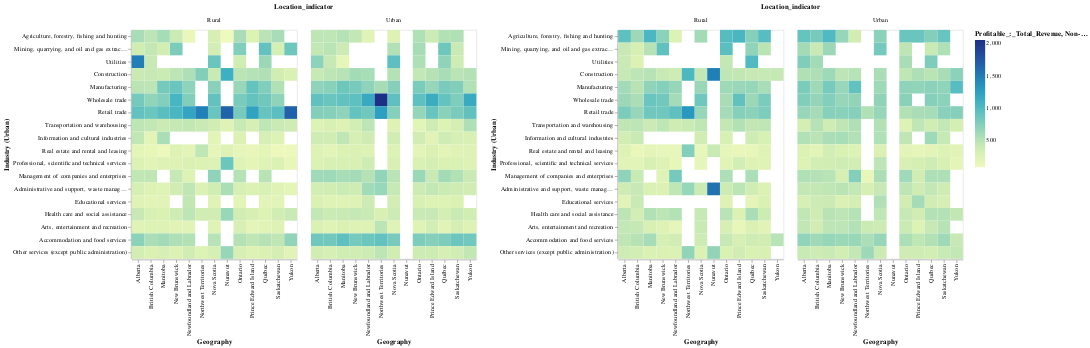

Source (notebook cell):
### Code cell
top_ind_sb_prof_Geo_avgrev | top_ind_sb_nonprof_Geo_avgrev

### Figure 1 — Vega-Lite specification as saved in the notebook (floating-point values rounded to 4 significant figures; data arrays with more than 128 entries replaced by an {"elided": "..."} marker saying what was removed)
{"config": {"view": {"continuousWidth": 400, "continuousHeight": 300}}, "hconcat": [{"facet": {"type": "nominal", "field": "Location_indicator"}, "spec": {"mark": "rect", "encoding": {"color": {"type": "quantitative", "field": "Profitable_:_Total_Revenue"}, "size": {"type": "quantitative", "field": "Profitable_:_Total_Revenue"}, "x": {"type": "ordinal", "field": "Geography"}, "y": {"type": "nominal", "field": "North_American_Industry_Classification_System_NAICS", "sort": "-x", "title": "Industry (Urban)"}}}}, {"facet": {"type": "nominal", "field": "Location_indicator"}, "spec": {"mark": "rect", "encoding": {"color": {"type": "quantitative", "field": "Non-profitable_:_Total_Revenue"}, "size": {"type": "quantitative", "field": "Non-profitable_:_Total_Revenue"}, "x": {"type": "ordinal", "field": "Geography"}, "y": {"type": "nominal", "field": "North_American_Industry_Classification_System_NAICS", "sort": "-x", "title": "Industry (Urban)"}}}}], "data": {"name": "data-bfb61a2871c2ae6d681db12dc07fb058"}, "$schema": "https://vega.github.io/schema/vega-lite/v4.8.1.json", "datasets": {"data-bfb61a2871c2ae6d681db12dc07fb058": {"elided": "450 records"}}}
